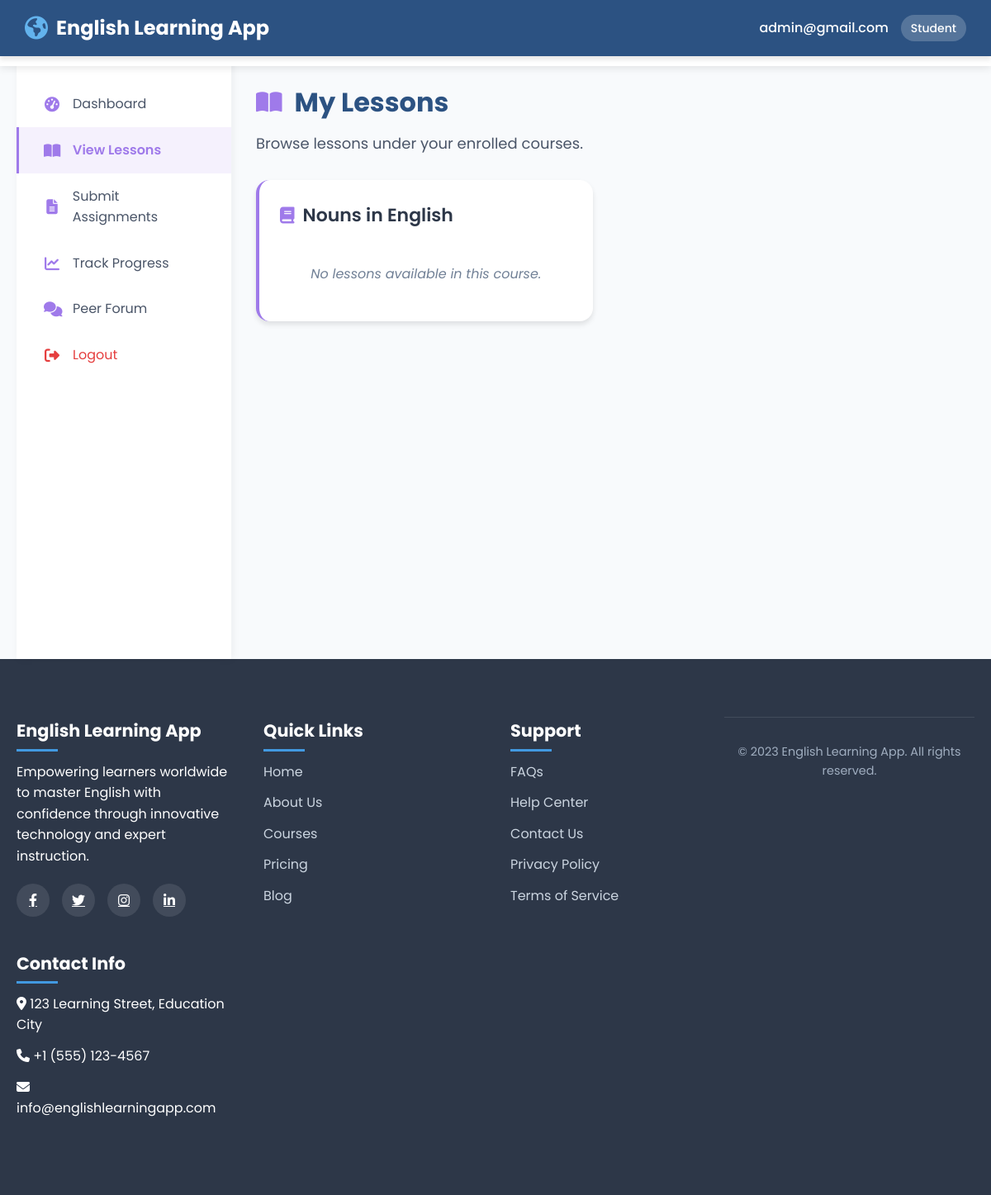
The page /accounts/student/lessons/ (signed in) on the database as committed earlier.
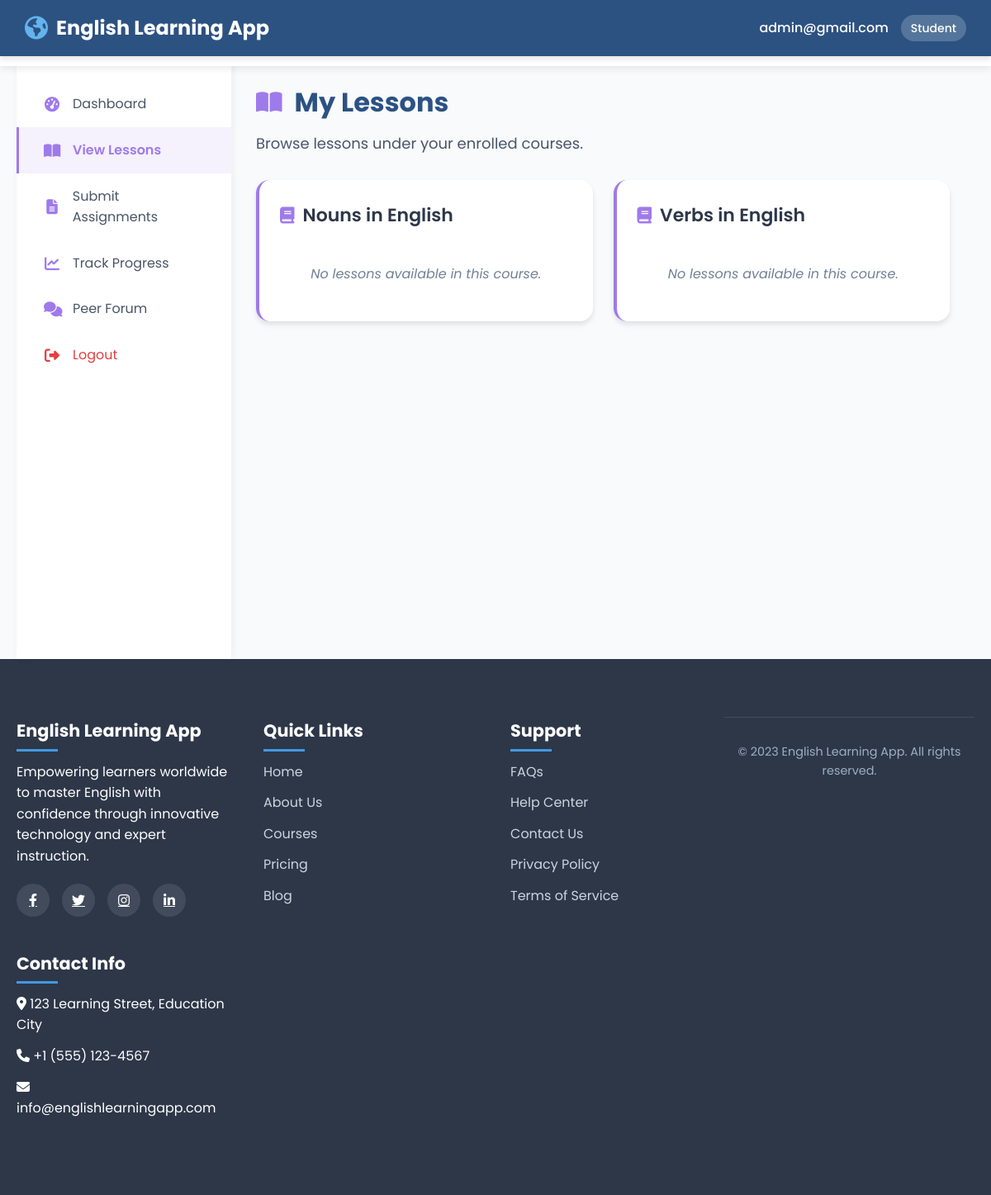
The same page on the database as committed later.
### learning/models.py (models this page shows, shortened)
class Course(models.Model):
    SKILL_LEVELS = [
        ("BEGINNER", "Beginner"),
        ("INTERMEDIATE", "Intermediate"),
        ("ADVANCED", "Advanced"),
    ]
    CATEGORIES = [
        ("GRAMMAR", "Grammar"),
        ("VOCABULARY", "Vocabulary"),
        ("LISTENING", "Listening"),
        ("SPEAKING", "Speaking"),
    ]
    title = models.CharField(max_length=200)
    description = models.TextField()
    skill_level = models.CharField(max_length=20, choices=SKILL_LEVELS)
    category = models.CharField(max_length=20, choices=CATEGORIES)
    created_by = models.ForeignKey(User, on_delete=models.CASCADE, related_name="courses")
    created_at = models.DateTimeField(auto_now_add=True)
    updated_at = models.DateTimeField(auto_now=True)

### accounts/views.py (the view)
# urls.py: path("student/lessons/", views.student_lessons, name="student_lessons"),
@login_required
def student_lessons(request):
    courses = Course.objects.prefetch_related("lessons").all()
    return render(request, "accounts/student_lessons.html", {"courses": courses})

### accounts/templates/accounts/student_lessons.html (shortened to what this page needs)
{% extends "core/home.html" %}
{% block content %}
<div class="header">
    <div class="logo">
        <i class="fas fa-globe-americas"></i>
        English Learning App
    </div>
    <div class="user-info">
        <p>{{ request.user.email }}</p>
        <span class="user-role">Student</span>
    </div>
</div>
<div class="container">
    <nav class="sidebar">
        <a href="{% url 'accounts:student_dashboard' %}" class="nav-link">
            <i class="fas fa-tachometer-alt"></i>
            Dashboard
        </a>
        <a href="{% url 'accounts:student_lessons' %}" class="nav-link active">
            <i class="fas fa-book-open"></i>
            View Lessons
        </a>
        <a href="{% url 'accounts:student_assignments' %}" class="nav-link">
            <i class="fas fa-file-alt"></i>
            Submit Assignments
        </a>
        <a href="{% url 'accounts:student_progress' %}" class="nav-link">
            <i class="fas fa-chart-line"></i>
            Track Progress
        </a>
        <a href="{% url 'accounts:student_forum' %}" class="nav-link">
            <i class="fas fa-comments"></i>
            Peer Forum
        </a>
        <a href="{% url 'accounts:logout' %}" class="nav-link logout">
            <i class="fas fa-sign-out-alt"></i>
            Logout
        </a>
    </nav>
    <main class="main-content">
        <div class="container1">
            <div class="page-header">
                <h1 class="page-title">
                    <i class="fas fa-book-open"></i>
                    My Lessons
                </h1>
                <p class="page-description">Browse lessons under your enrolled courses.</p>
            </div>
            {% if courses %}
                <div class="courses-grid">
                    {% for course in courses %}
                        <div class="course-card">
                            <h2 class="course-title">
                                <i class="fas fa-book"></i>
                                {{ course.title }}
                            </h2>
                            {% if course.lesson_set.all %}
                                <ul class="lessons-list">
                                    {% for lesson in course.lesson_set.all %}
                                        <li class="lesson-item">
                                            <span class="lesson-title">{{ lesson.title }}</span>
                                            <a href="{% url 'learning:exercise_list' lesson.id %}" class="lesson-link">
                                                Go to Exercises <i class="fas fa-arrow-right"></i>
                                            </a>
                                        </li>
                                    {% endfor %}
                                </ul>
                            {% else %}
                                <div class="no-lessons">No lessons available in this course.</div>
                            {% endif %}
                        </div>
                    {% endfor %}
                </div>
            {% else %}
                <div class="empty-state">
                    <i class="fas fa-book-open"></i>
                    <p>You are not enrolled in any courses yet.</p>
                </div>
            {% endif %}
        </div>
    </main>
</div>
{% endblock %}

Rows that differ between the two databases and show on the page:
added Course: title "Verbs in English"
